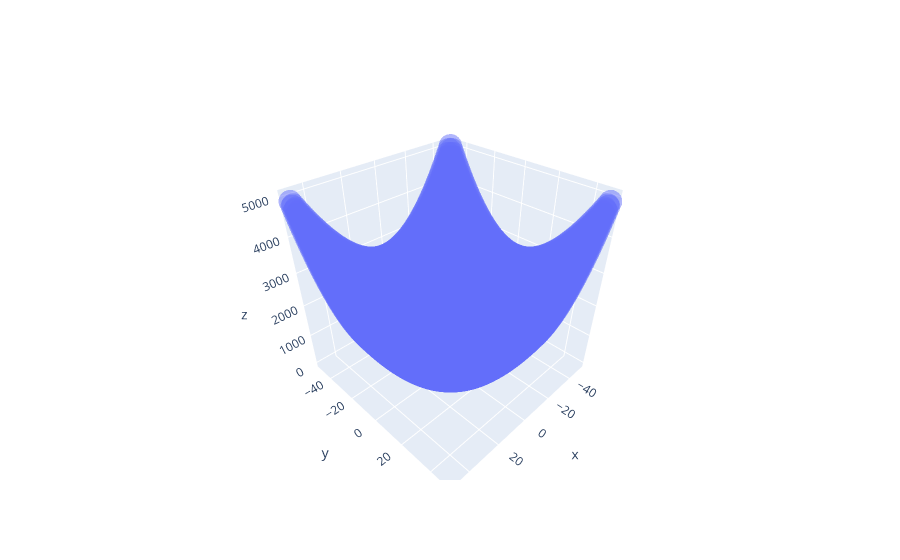

This figure's notebook cell:
### Markdown cell above
One cannot overstate the importance of "Gradient descent" in the field of machine learning. It's an optimization technique that lies in the heart of machine learning algorithms ranging from regression to deep learning. This chapter aims to provide intuition behind the gradient descent algorithm and its variant. Similar to previous chapters, I work through examples and code to build a concrete understanding of the concept. 

## Finding Minimum Using Brute Force
Assume a two dimensional function $f(X)=x_0^2 + x_1^2$. Now let's assume we want to find the value of $X=(x_0, x_1)$ at which f(X) is minimum. Natural instinct would be to plot the function for some random range of X and observe the behavior of $f(X)$. Using plotly, below code snippet renders the above function.

### Code cell
import random
import pandas as pd
import numpy as np
import math
from copy import copy
import itertools

def func(x):
    """the function we are trying to minimize"""
    return math.pow(x[0], 2) + math.pow(x[1],2)


def point_generator(choices, func):
    """Generates all possible combinations of X and returns X and f(x) values"""
    
    for pt in itertools.combinations(choices, 2):
        pt = list(pt)
        yield(pt + [func(pt)])
        
        pt.reverse()
        yield(pt + [func(pt)])
        
    # generate diagonals
    for x in choices:
        pt = [x, x]
        yield(pt + [func(pt)])
    
    
choices = np.array(range(-500, 500, 10))/10.
df = (
    pd
    .DataFrame(list(point_generator(choices, func)), columns=['x0', 'x1', 'fx'])
)
display(df.head(4))

from plotly.offline import download_plotlyjs, init_notebook_mode, iplot
import plotly.graph_objs as go
# init_notebook_mode(connected=False)
iplot([go.Scatter3d(x=df['x0'], y=df['x1'], z=df['fx'], opacity=0.5, mode='markers')], show_link=False)

### Figure 1 — Plotly figure (JSON) as saved in the notebook; plotly's stock layout.template omitted (floating-point values rounded to 4 significant figures; data arrays with more than 128 entries replaced by an {"elided": "..."} marker saying what was removed)
{"data": [{"mode": "markers", "opacity": 0.5, "type": "scatter3d", "x": {"elided": "10000 int values"}, "y": {"elided": "10000 int values"}, "z": {"elided": "10000 int values"}}], "layout": {}}
